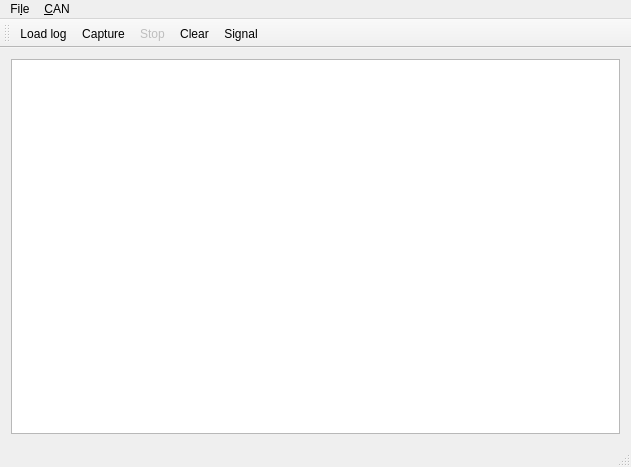
<?xml version="1.0" encoding="UTF-8"?>
<ui version="4.0">
 <class>MainWindow</class>
 <widget class="QMainWindow" name="MainWindow">
  <property name="geometry">
   <rect>
    <x>0</x>
    <y>0</y>
    <width>631</width>
    <height>467</height>
   </rect>
  </property>
  <property name="windowTitle">
   <string>CANalizer</string>
  </property>
  <widget class="QWidget" name="centralWidget">
   <layout class="QHBoxLayout" name="horizontalLayout">
    <item>
     <widget class="QTableView" name="tableView"/>
    </item>
   </layout>
  </widget>
  <widget class="QMenuBar" name="menuBar">
   <property name="geometry">
    <rect>
     <x>0</x>
     <y>0</y>
     <width>631</width>
     <height>40</height>
    </rect>
   </property>
   <widget class="QMenu" name="menuFile">
    <property name="title">
     <string>Fi&amp;le</string>
    </property>
    <addaction name="actionLoad"/>
    <addaction name="separator"/>
    <addaction name="actionExit"/>
   </widget>
   <widget class="QMenu" name="menuCapture">
    <property name="title">
     <string>&amp;CAN</string>
    </property>
    <addaction name="actionStartCapture"/>
    <addaction name="actionStopCapture"/>
    <addaction name="actionClear"/>
    <addaction name="separator"/>
    <addaction name="actionSignal"/>
   </widget>
   <addaction name="menuFile"/>
   <addaction name="menuCapture"/>
  </widget>
  <widget class="QToolBar" name="mainToolBar">
   <attribute name="toolBarArea">
    <enum>TopToolBarArea</enum>
   </attribute>
   <attribute name="toolBarBreak">
    <bool>false</bool>
   </attribute>
   <addaction name="actionLoad"/>
   <addaction name="actionStartCapture"/>
   <addaction name="actionStopCapture"/>
   <addaction name="actionClear"/>
   <addaction name="actionSignal"/>
  </widget>
  <widget class="QStatusBar" name="statusBar"/>
  <action name="actionClear">
   <property name="text">
    <string>&amp;Clear</string>
   </property>
  </action>
  <action name="actionLoad">
   <property name="text">
    <string>&amp;Load log</string>
   </property>
  </action>
  <action name="actionSignal">
   <property name="checkable">
    <bool>true</bool>
   </property>
   <property name="text">
    <string>&amp;Signal</string>
   </property>
  </action>
  <action name="actionStartCapture">
   <property name="text">
    <string>Ca&amp;pture</string>
   </property>
  </action>
  <action name="actionStopCapture">
   <property name="enabled">
    <bool>false</bool>
   </property>
   <property name="text">
    <string>St&amp;op</string>
   </property>
  </action>
  <action name="actionExit">
   <property name="text">
    <string>&amp;Exit</string>
   </property>
  </action>
 </widget>
 <layoutdefault spacing="6" margin="11"/>
 <resources/>
 <connections/>
</ui>
